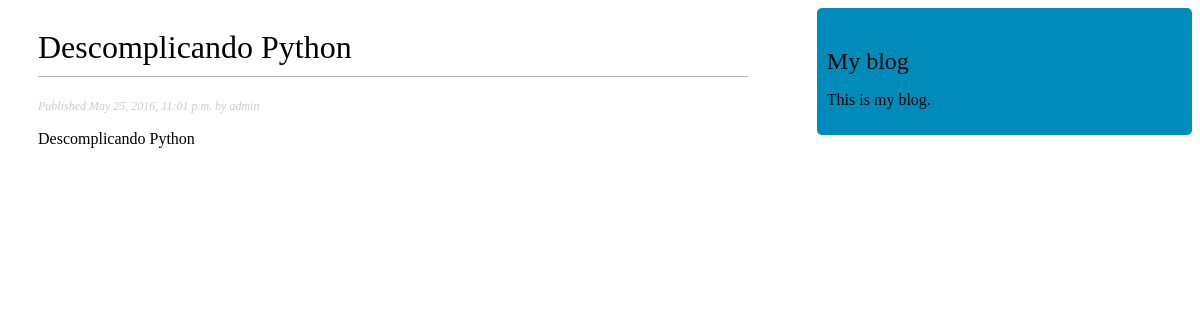
The page /blog2016/05/25/descomplicando-python/ on the database its author committed.
### blog/models.py (models this page shows, shortened)
class Post(models.Model):
    STATUS_CHOICES = (
        ('draft', 'Draft'),
        ('published', 'Published'),
    )
    title = models.CharField(max_length=250)
    slug = models.SlugField(max_length=250, unique_for_date='publish')
    author = models.ForeignKey(User, related_name='blog_posts')
    body = models.TextField()
    publish = models.DateTimeField(default=timezone.now)
    created = models.DateTimeField(auto_now_add=True)
    updated = models.DateTimeField(auto_now=True)
    status = models.CharField(max_length=10, choices=STATUS_CHOICES, default='draft')
    objects = models.Manager()
    published = PublishedManager()
    class Meta:
        ordering = ('-publish',)

### blog/views.py (the view)
def post_detail(request, year, month, day, post):
    post = get_object_or_404(Post,
                                slug=post,
                                status='published',
                                publish__year=year,
                                publish__month=month,
                                publish__day=day)
    return render(request, 'blog/post/detail.html', {'post':post})

### blog/templates/blog/post/detail.html (shortened to what this page needs)
{% extends "blog/base.html" %}
{% block content %}
    <h1>{{ post.title }}</h1>
    <p class="date">
        Published {{ post.publish }} by {{ post.author }}
    </p>
    {{ post.body|linebreaks }}
{% endblock %}

### blog/static/css/blog.css (style rules this page uses)
h1 { font-weight: normal; border-bottom: 1px solid #bbb; padding: 0 0 10px 0; }
p.date { color: #ccc; font-family: georgia, serif; font-size: 12px; font-style: italic; }

### rows shown on the page
Post: title "Descomplicando Python", publish "May 25, 2016, 11:01 p.m.", author "admin", body "Descomplicando Python"
